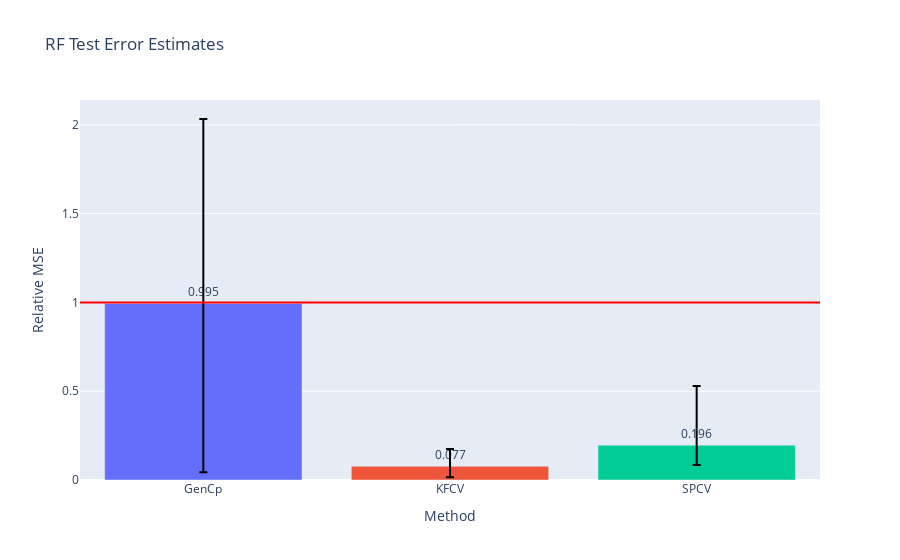

The cell this chart's notebook holds for it:
### Code cell
fig = go.Figure()
fig.add_trace(go.Bar(
    name='Control',
    x=['GenCp', 'KFCV', 'SPCV'], y=(df/risk).mean(),
    marker_color=px.colors.qualitative.Plotly,
    text=np.around((df/risk).mean(),3),
    textposition='outside',
    error_y=dict(
        type='data',
        color='black',
        symmetric=False,
        array=(df/risk).quantile(.9),
        arrayminus=(df/risk).quantile(.1))
))
# fig.add_trace(go.Bar(
#     name='Experimental',
#     x=['GenCp', 'KFCV', 'SPCV'], y=(df/risk).mean(),
#     error_y=dict(type='data', array=[1, 2])
# ))
# fig.update_layout(barmode='group')
fig.add_hline(y=1., line_color='red')
fig.update_layout(
    title="RF Test Error Estimates",
    xaxis_title="Method",
    yaxis_title="Relative MSE",
#     legend_title="Legend Title",
#     font=dict(
#         family="Courier New, monospace",
#         size=18,
#         color="RebeccaPurple"
#     )
)

fig.show()

### Figure 1 — Plotly figure (JSON) as saved in the notebook; plotly's stock layout.template omitted (floating-point values rounded to 4 significant figures)
{"data": [{"error_y": {"array": [1.038, 0.09719, 0.3329], "arrayminus": [0.9507, 0.06177, 0.1113], "color": "black", "symmetric": false, "type": "data"}, "marker": {"color": ["#636EFA", "#EF553B", "#00CC96", "#AB63FA", "#FFA15A", "#19D3F3", "#FF6692", "#B6E880", "#FF97FF", "#FECB52"]}, "name": "Control", "text": [0.995, 0.077, 0.196], "textposition": "outside", "type": "bar", "x": ["GenCp", "KFCV", "SPCV"], "y": [0.9947, 0.07747, 0.1961]}], "layout": {"shapes": [{"line": {"color": "red"}, "type": "line", "x0": 0, "x1": 1, "xref": "x domain", "y0": 1, "y1": 1, "yref": "y"}], "title": {"text": "RF Test Error Estimates"}, "xaxis": {"title": {"text": "Method"}}, "yaxis": {"title": {"text": "Relative MSE"}}}}
